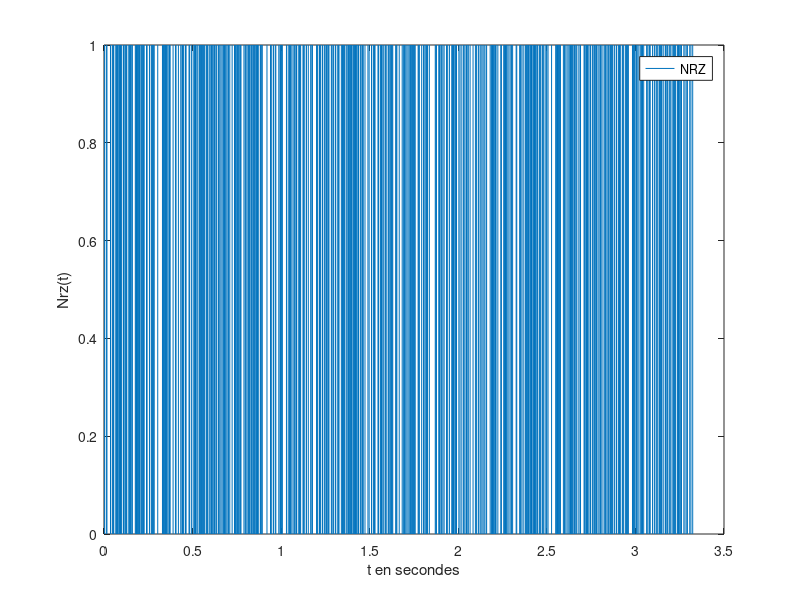

Write MATLAB code to recreate this figure. (Note: this script raises an error after producing the figure.)
clc;
clear all;
close all;

fc = 1080;
delta_f = 100;
f0 = 2000;
f1 = 6000; %changement e valeur poar rapport à l'énoncé
fe = 48000;
Te = 1/fe;
Rb = 300; %Débit binaire
Tb = 1/Rb;
Ts = Tb;
Ns = floor((Ts)/(Te)); %floor partie entière

%% 3 Modem de fréquence
%3.1
%Génération du signal NRZ

bits = randi([0,1],1,1000);
NRZ = kron(bits, ones(1,Ns));
N = length(NRZ);
t = 0:Te:(N-1)*Te;

figure(1)
title('signal NRZ');
plot(t,NRZ);
xlabel('t en secondes')
ylabel('Nrz(t)')
legend('NRZ')

%DSP de NRZ
DSPs_NRZ = pwelch(NRZ,[],[],[],fe,'twosided'); %DSP simulée
DSPt_NRZ = Ts/4*(sinc(linspace(-fe/2,fe/2,length(DSPs_NRZ)).*Ts)).^2+dirac(linspace(-fe/2,fe/2,length(DSPs_NRZ)))/4;

figure(2)
title('DSP NRZ')
semilogy(linspace(-fe/2,fe/2, length(DSPs_NRZ)), fftshift(DSPs_NRZ),'r')
hold on;
xlabel('f');
ylabel('DSP(f)');
semilogy(linspace(-fe/2,fe/2, length(DSPs_NRZ)), DSPt_NRZ, 'b')
legend('DSP théorique NRZ','DSP simulée NRZ')
grid on;

%3.2 Génération du signal modulé en fréquence
phi0 = rand*2*pi;
phi1 = rand*2*pi;
x = (1-NRZ).*cos(2*pi*f0*t+phi0)+NRZ.*cos(2*pi*f1*t+phi1);
figure(3)
plot(t, x)
title('x(k)');
xlabel('t en secondes')
ylabel('x(t)')
legend('x(t)')
grid on;

DSPs_x = pwelch(x, [],[],[],fe,'twosided');
figure(4)
title('DSP x')
semilogy(linspace(-fe/2,fe/2, length(DSPs_x)), fftshift(DSPs_x),'r')
xlabel('f')
ylabel('DSP')
grid on;

%% Canal de transmission à bruit additif, blanc et gaussien
%faire démo trouver formule passe bas idéal

Px = mean(abs(x).^2);

clc;
clear all;
close all;

fc = 1080;
delta_f = 100;
f0 = 2000;
f1 = 6000; %changement e valeur poar rapport à l'énoncé
fe = 48000;
Te = 1/fe;
Rb = 300; %Débit binaire
Tb = 1/Rb;
Ts = Tb;
Ns = floor((Ts)/(Te)); %floor partie entière

%% 3 Modem de fréquence
%3.1
%Génération du signal NRZ

bits = randi([0,1],1,1000);
NRZ = kron(bits, ones(1,Ns));
N = length(NRZ);
t = 0:Te:(N-1)*Te;

%figure(1)
%title('signal NRZ');
%plot(t,NRZ);
%xlabel('t en secondes')
%ylabel('Nrz(t)')
%legend('NRZ')

%DSP de NRZ
DSPs_NRZ = pwelch(NRZ,[],[],[],fe,'twosided'); %DSP simulée
DSPt_NRZ = Ts/4*(sinc(linspace(-fe/2,fe/2,length(DSPs_NRZ)).*Ts)).^2+dirac(linspace(-fe/2,fe/2,length(DSPs_NRZ)))/4;

%figure(2)
%title('DSP NRZ')
%semilogy(linspace(-fe/2,fe/2, length(DSPs_NRZ)), fftshift(DSPs_NRZ),'r')
%hold on;
%xlabel('f');
%ylabel('DSP(f)');
%semilogy(linspace(-fe/2,fe/2, length(DSPs_NRZ)), DSPt_NRZ, 'b')
%legend('DSP théorique NRZ','DSP simulée NRZ')
%grid on;

%3.2 Génération du signal modulé en fréquence
phi0 = rand*2*pi;
phi1 = rand*2*pi;
x = (1-NRZ).*cos(2*pi*f0*t+phi0)+NRZ.*cos(2*pi*f1*t+phi1);
%figure(3)
%plot(t, x)
%title('x(k)');
%xlabel('t en secondes')
%ylabel('x(t)')
%legend('x(t)')
%grid on;

DSPs_x = pwelch(x, [],[],[],fe,'twosided');
%figure(4)
%title('DSP x')
%semilogy(linspace(-fe/2,fe/2, length(DSPs_x)), fftshift(DSPs_x),'r')
%xlabel('f')
%ylabel('DSP')
%grid on;

%% 4 Canal de transmission à bruit additif, blanc et gaussien
%faire démo trouver formule passe bas idéal à faire

Px = mean(abs(x).^2);
SNRdb = 50;
Pb = Px/(10^(SNRdb/10));
sigma = sqrt(Pb);
bruitG = sigma*rand(1,N);
y = x + bruitG;

%% 5 Démodulation par filtrage
%synthèse du filtre passe-bas
F0 = 6000;
F1 = 2000;
Fc = (F0+F1)/2; %la fréquence de coupure est la moyenne car est entre F0 et F1
FcTile = Fc/fe;
ordre = 61;
tN = -(ordre-1)/2:(ordre-1)/2;
hPB = 2*fc/fe*sinc(2*Fc/fe*tN); %la transformée de fourrier est une porte
%HPH = 1 - HPB donc la transformée iinverse est hPH = dirac - hPB
%HPH = fft(hPB, 2024);
%hPH = -hPB;
%hPH((ordre+1)/2) = 1 -2*FcTile;
%hPH = 1 - 
%HPH = 1-2*FcTile;

figure(1)
subplot(2,1,1); plot(hPB)

%title("Réponse impulsionnelle filtre passe-bas")
%subplot(2,1,2); plot (HPH)
%title("réponse fréquentielle filtre passe-bas")


%figure(2)
%subplot(2,1,1); plot(hPH)
%title("Réponse impulsionnelle filtre passe-haut")
%subplot(2,1,2); plot(HPH)



% 5.5

% Réalisation du filtrage passe-bas

signalfiltre = filter(hPB,1,y);


s = reshape(signalfiltre,Ns,1000);
energie = sum(abs(s),2);
seuil_K = (max(energie)-min(energie))/2;
detection = energie > seuil_K


taux_erreur_binaire = sum(bits- detection~= 0)/ 1000




